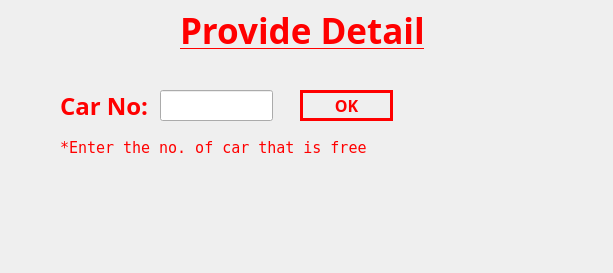
<?xml version="1.0" encoding="UTF-8"?>
<ui version="4.0">
 <class>provide_detail</class>
 <widget class="QDialog" name="provide_detail">
  <property name="geometry">
   <rect>
    <x>0</x>
    <y>0</y>
    <width>613</width>
    <height>273</height>
   </rect>
  </property>
  <property name="minimumSize">
   <size>
    <width>613</width>
    <height>0</height>
   </size>
  </property>
  <property name="maximumSize">
   <size>
    <width>613</width>
    <height>16777215</height>
   </size>
  </property>
  <property name="windowTitle">
   <string>Dialog</string>
  </property>
  <widget class="QLabel" name="label">
   <property name="geometry">
    <rect>
     <x>0</x>
     <y>0</y>
     <width>611</width>
     <height>511</height>
    </rect>
   </property>
   <property name="minimumSize">
    <size>
     <width>611</width>
     <height>0</height>
    </size>
   </property>
   <property name="maximumSize">
    <size>
     <width>611</width>
     <height>16777215</height>
    </size>
   </property>
   <property name="text">
    <string/>
   </property>
   <property name="pixmap">
    <pixmap>Resources/give_info_car.png</pixmap>
   </property>
  </widget>
  <widget class="QLabel" name="label_2">
   <property name="geometry">
    <rect>
     <x>180</x>
     <y>10</y>
     <width>261</width>
     <height>41</height>
    </rect>
   </property>
   <property name="font">
    <font>
     <family>Rockwell Condensed</family>
     <pointsize>26</pointsize>
     <weight>75</weight>
     <bold>true</bold>
     <underline>true</underline>
    </font>
   </property>
   <property name="styleSheet">
    <string notr="true">color: qlineargradient(spread:pad, x1:0, y1:0, x2:1, y2:1, stop:1 rgba(255, 0, 0, 255));</string>
   </property>
   <property name="text">
    <string>Provide Detail</string>
   </property>
  </widget>
  <widget class="QLabel" name="label_3">
   <property name="geometry">
    <rect>
     <x>60</x>
     <y>90</y>
     <width>91</width>
     <height>31</height>
    </rect>
   </property>
   <property name="font">
    <font>
     <family>Rockwell Condensed</family>
     <pointsize>18</pointsize>
     <weight>75</weight>
     <bold>true</bold>
    </font>
   </property>
   <property name="styleSheet">
    <string notr="true">color: qlineargradient(spread:pad, x1:0, y1:0, x2:1, y2:1, stop:1 rgba(255, 0, 0, 255));</string>
   </property>
   <property name="text">
    <string>Car No:</string>
   </property>
  </widget>
  <widget class="QLineEdit" name="pd_edit">
   <property name="geometry">
    <rect>
     <x>160</x>
     <y>90</y>
     <width>113</width>
     <height>31</height>
    </rect>
   </property>
  </widget>
  <widget class="QLabel" name="label_4">
   <property name="geometry">
    <rect>
     <x>60</x>
     <y>140</y>
     <width>341</width>
     <height>16</height>
    </rect>
   </property>
   <property name="font">
    <font>
     <family>Terminal</family>
     <pointsize>11</pointsize>
    </font>
   </property>
   <property name="styleSheet">
    <string notr="true">color: qlineargradient(spread:pad, x1:0, y1:0, x2:1, y2:1, stop:1 rgba(255, 0, 0, 255));</string>
   </property>
   <property name="text">
    <string>*Enter the no. of car that is free</string>
   </property>
  </widget>
  <widget class="QPushButton" name="pd_button">
   <property name="geometry">
    <rect>
     <x>300</x>
     <y>90</y>
     <width>93</width>
     <height>31</height>
    </rect>
   </property>
   <property name="font">
    <font>
     <family>Rockwell Condensed</family>
     <pointsize>12</pointsize>
     <weight>75</weight>
     <bold>true</bold>
    </font>
   </property>
   <property name="styleSheet">
    <string notr="true">border:3px solid red;
color: qlineargradient(spread:pad, x1:0, y1:0, x2:1, y2:1, stop:1 rgba(255, 0, 0, 255));
</string>
   </property>
   <property name="text">
    <string>OK</string>
   </property>
  </widget>
 </widget>
 <resources/>
 <connections/>
</ui>
